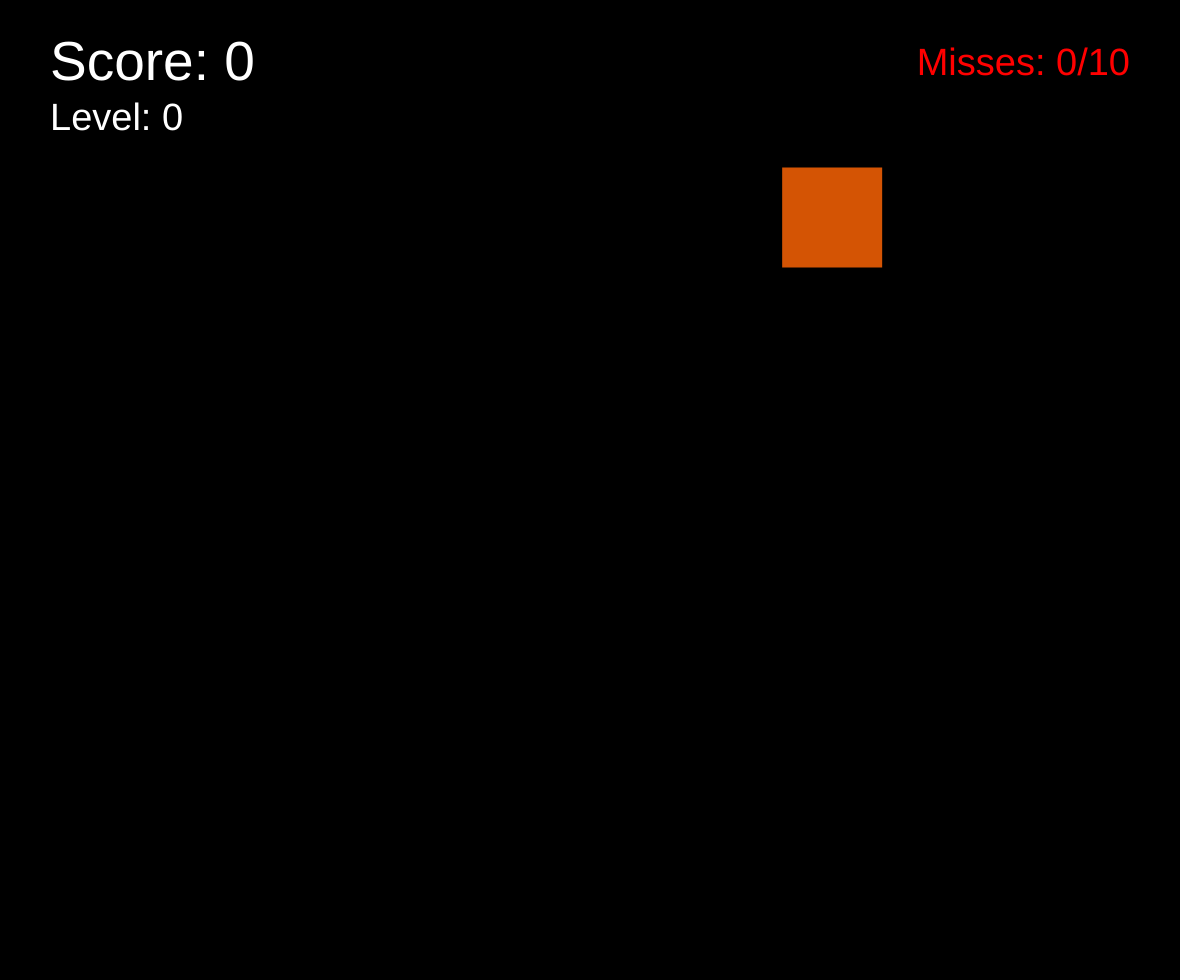
Frame 1 (no input)
Frame 60 (no input): identical to frame 1, image omitted
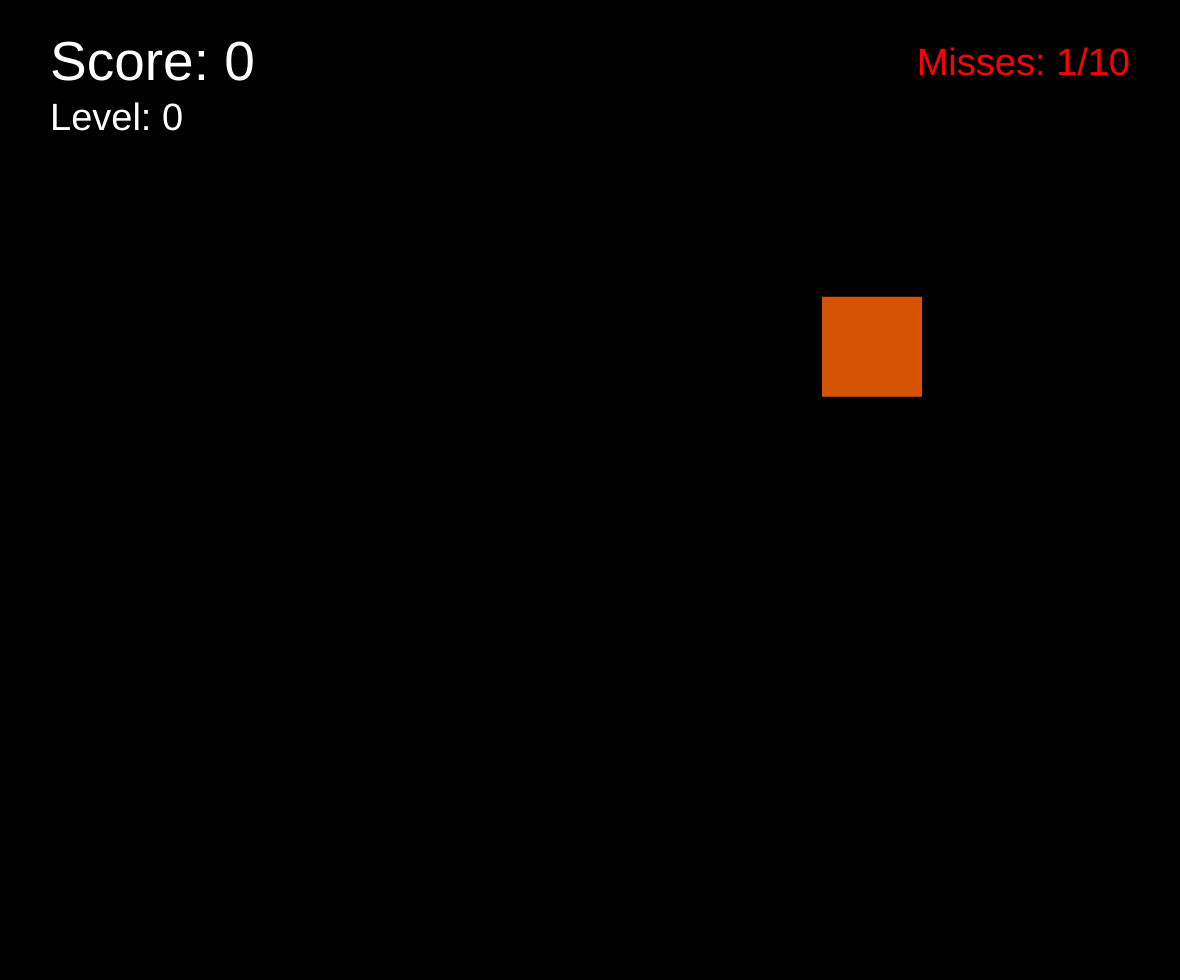
Frame 120 (the mouse pressed at the canvas centre since frame 60)

The p5.js sketch that drew these frames (run headless with seeded random() and noise() and a simulated clock; from frame 60 on, the mouse is pressed at the canvas centre):

// p5.js sketch
// ── sketch.js
var miss = 0;
var posx;
var posy;
var points = 0;
var backFill;
var xposs = [];
var yposs = [];
var step;
var level = {
    lvlnum: 0,
    time: 85
};
var times = [85, 70, 65, 55, 45, 40, 35, 30, 25, 22, 19, 18, 17, 16, 15, 14, 13, 12, 11, 10, 9, 8, 7, 6, 5, 4, 3, 2, 1];
var score = 0;
var cheat = false;
//TODO: Dim each square slowly like every click

function setup() {
    createCanvas(window.innerWidth - 20, window.innerHeight - 20);
    backFill = createGraphics(width, height);
    backFill.clear();
    print(times[level.lvlnum]);
}

function draw() {
    // Background
    background(0);
    image(backFill, 0, 0);

    points = (level.lvlnum * 100) + (score * 10);

    if (level.lvlnum >= times.length) {
        keyPressed();
    }

    // Rectangle
    if (level.time == times[level.lvlnum]) {
        posx = random(-25, width - 75);
        posy = random(-25, height - 75);
        level.time = 0;
    }

    for (let step = 0; step < xposs.length; step++) {
        backFill.noStroke();
        backFill.fill(57, 2, 153);
        backFill.rect(xposs[step], yposs[step], 100, 100);
    }

    // Moving Rectangle
    noStroke();
    fill(212, 84, 4);
    rect(posx, posy, 100, 100);
    level.time++;

    if (score == 10) {
        score = 0
        level.lvlnum++
        print(times[level.lvlnum]);
    }

    // Onscreen Text
    fill(255);
    textAlign(LEFT);
    textSize(55)
    text("Score: " + points, 50, 80)

    textSize(38)
    text("Level: " + level.lvlnum, 50, 130);

    fill(255, 0, 0);
    textAlign(RIGHT);
    text("Misses: " + miss + "/10", width - 50, 75)

    // Game over
    if (miss >= 10) {
        background(0);
        image(backFill, 0, 0);
        for (let step = 0; step < xposs.length; step++) {
            backFill.noStroke();
            backFill.fill(57, 2, 153);
            backFill.rect(xposs[step], yposs[step], 100, 100);
        }
        fill(255, 0, 0);
        textAlign(CENTER, CENTER);
        textStyle(BOLD);
        textSize(125);
        text("Game Over", width / 2, (height / 2));

        textStyle(NORMAL);
        fill(255);
        textSize(70);
        text("Score: " + points, width / 2, (height / 2) + 85)

        textSize(25);
        text("Press any key to reset", width / 2, (height / 2) + 140)
    }
}

// On click
function mousePressed() {
    if ((mouseX >= posx) && (mouseX < (posx + 100)) && (mouseY >= posy) && (mouseY < (posy + 100))) {
        xposs.push(posx);
        yposs.push(posy);
        level.time = times[level.lvlnum];
        score++
    } else {
        if (!cheat) {
            miss++;
        }
        fill(255, 0, 0);
        rect(0, 0, width, height);
    }
}

// On key press
function keyPressed() {
    if (miss >= 10) {
        reset();
    }

    if (keyIsDown(17) && keyIsDown(67)) {
        cheat = !cheat;
        print(cheat);
    }
}

function reset() {
    xposs = [];
    yposs = [];
    level = {
        lvlnum: 0,
        time: 150
    };
    score = 0;
    miss = 0;
    points = 0;
    backFill.clear();
}
